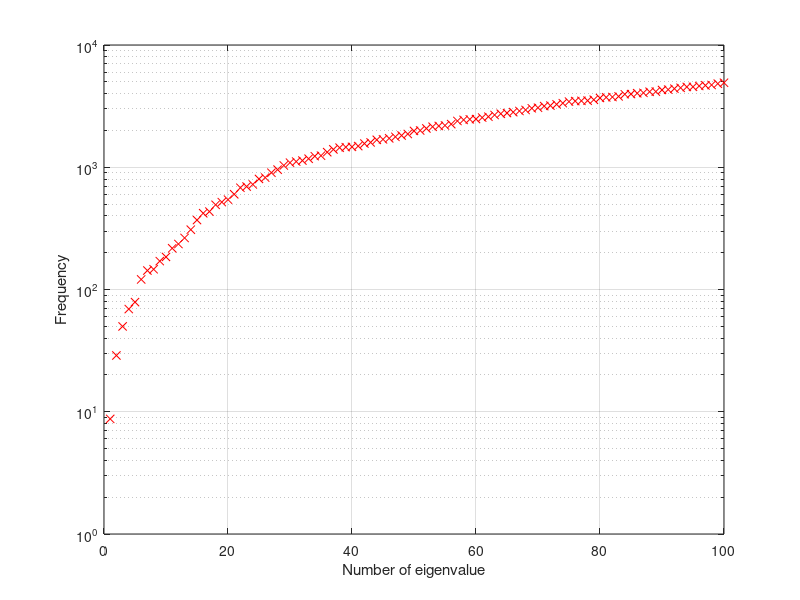

The MATLAB script that drew this image:
% This script plots the eigenvalues in semilogaritmic scale

%%
% DCFA swept wing assignement
%
% Teamwork
% Team members: Venti Edoardo         944421
%               Zemello Matteo        942003
%               Zucchelli Umberto     952952
%               
%           
%

clear all, close all, clc

load w_esatta.mat

fig=figure;
semilogy(1:length(w_esatta),w_esatta,'xr')
% title('Clamped wing')
xlabel('Number of eigenvalue')
ylabel('Frequency')
grid on
saveas(fig,'Eigenvalues_clamped_wing','epsc')
